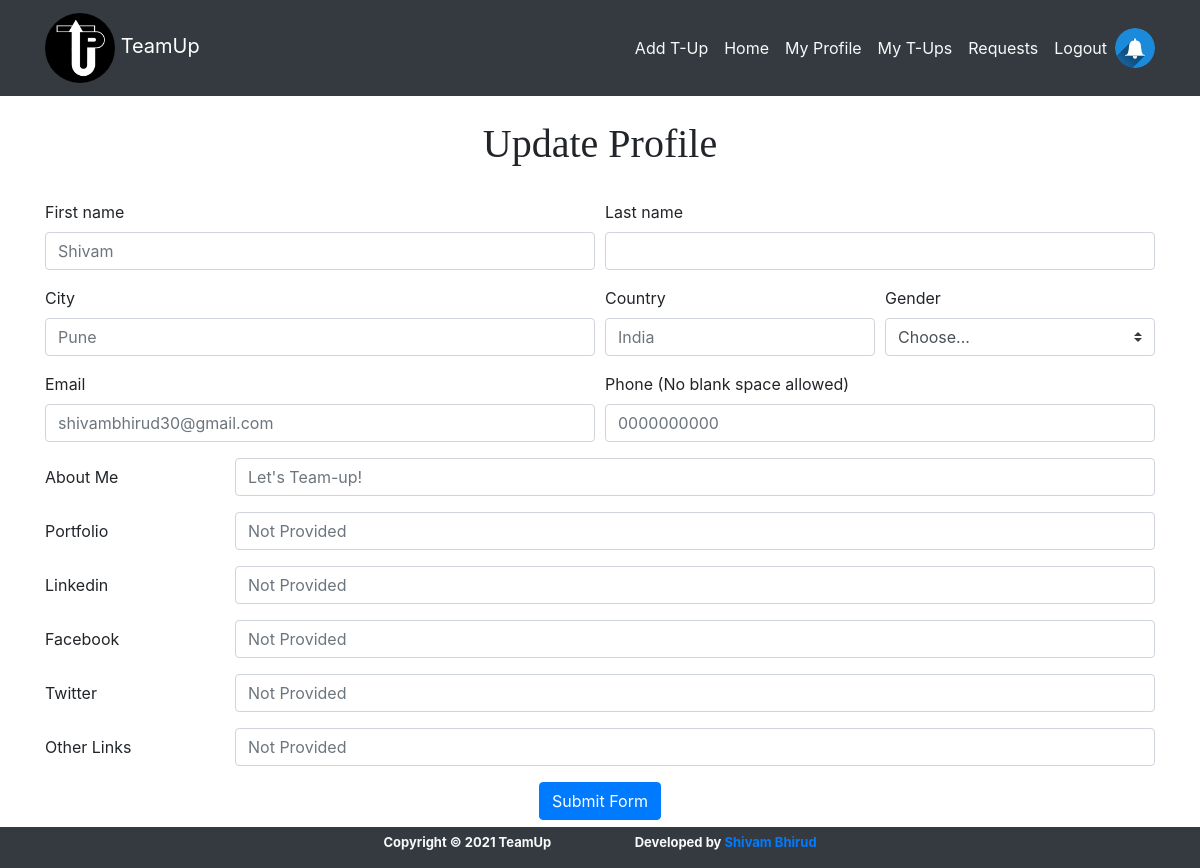
Page /accounts/update_profile (signed in) on the committed database.
### accounts/models.py (models this page shows, shortened)
class Extendeduser(models.Model):
	user = models.OneToOneField(User, primary_key=True, on_delete=models.CASCADE)
	first_name = models.CharField(max_length=255)
	last_name = models.CharField(max_length=255, default='')
	gender = models.CharField(max_length=255, blank=True, default='rather_not_say') #TODO CHECK THE ENUMS TO AVOID DUMMY ENTRY
	email = models.EmailField(verbose_name='email', max_length=60, default='')
	about_me = models.TextField(max_length=1000, default="Let's Team-up!")
	portfolio = models.URLField(default='Not Provided')
	linkedin = models.URLField(default='Not Provided')
	facebook = models.URLField(default='Not Provided')
	twitter = models.URLField(default='Not Provided')
	other_url = models.URLField(default='Not Provided')
	city = models.CharField(max_length=255, default='')
	country = models.CharField(max_length=255, default='') # TODO CREATE A DATA STRUCTURE TO SHOW THE IST OF COUNTRIES
	phone = models.CharField(max_length=17, default='0000000000')
	date_joined = models.DateTimeField(verbose_name='date_joined', auto_now=True)
	last_login = models.DateTimeField(verbose_name='last_login', auto_now=True)
	is_admin = models.BooleanField(default=False)
	is_superuser = models.BooleanField(default=False)

### accounts/views.py (the view)
# urls.py: path('update_profile', views.update_profile, name='update_profile'),
@login_required(login_url="/accounts/login")
def update_profile(request):
	data = Extendeduser.objects.filter(user = request.user)
	return render(request, 'user_profile/update.html', {'data':data})

### accounts/templates/user_profile/update.html (shortened to what this page needs)
{% extends 'base.html' %}
{% block content %}
<form action="{% url 'edit_profile' %}" method="POST">
  {% for d in data %}
  <br>
  <h1 style="text-align: center; font-family: 'Times New Roman', Times, serif;">Update Profile</h1>
  <br>
  <div class="form-row">
    <div class="col-md-6 mb-3">
      <label for="validationDefault01">First name</label>
      <input type="text" name="first_name" class="form-control" id="validationDefault01" placeholder="{{ d.first_name }}">
    </div>
    <div class="col-md-6 mb-3">
      <label for="validationDefault02">Last name</label>
      <input type="text" name="last_name" class="form-control" id="validationDefault02" placeholder="{{ d.last_name }}">
    </div>
  </div>
  <div class="form-row">
    <div class="col-md-6 mb-3">
      <label for="validationDefault03">City</label>
      <input type="text" name="city" class="form-control" id="validationDefault03" placeholder="{{ d.city }}">
    </div>
    <div class="col-md-3 mb-3">
      <label for="validationDefault04">Country</label>
      <input type="text" name="country" class="form-control" id="validationDefault04" placeholder="{{ d.country }}">
    </div>
    <div class="col-md-3 mb-3">
      <label for="validationDefault05">Gender</label>
      <select class="custom-select" id="validationDefault04" name="gender" placeholder="{{ d.gender }}">
        <option selected value="{{ d.gender }}">Choose...</option>
      </select>
    </div>
  </div>
  <div class="form-row">
    <div class="col-md-6 mb-3">
      <label for="inputEmail3">Email</label>
      <input type="email" name="email" class="form-control" id="inputEmail3" placeholder="{{ d.email }}">
    </div>
    <div class="col-md-6 mb-3">
      <label for="validationDefault11">Phone (No blank space allowed)</label>
      <input type="tel" name="phone" class="form-control" id="validationDefault11" placeholder="{{ d.phone }}">
    </div>
  </div>
  <div class="form-group row">
    <label for="validationDefault05" class="col-sm-2 col-form-label">About Me</label>
    <div class="col-sm-10">
      <input type="textbox" name="about_me" class="form-control" id="validationDefault05" placeholder="{{ d.about_me }}">
    </div>
  </div>
  <div class="form-group row">
    <label for="validationDefault06" class="col-sm-2 col-form-label">Portfolio</label>
    <div class="col-sm-10">
      <input type="url" name="portfolio" class="form-control" id="validationDefault06" placeholder="{{ d.portfolio }}">
    </div>
  </div>
  <div class="form-group row">
    <label for="validationDefault07" class="col-sm-2 col-form-label">Linkedin</label>
    <div class="col-sm-10">
      <input type="url" name="linkedin" class="form-control" id="validationDefault07" placeholder="{{ d.linkedin }}">
    </div>
  </div>
  <div class="form-group row">
    <label for="validationDefault08" class="col-sm-2 col-form-label">Facebook</label>
    <div class="col-sm-10">
      <input type="url" name="facebook" class="form-control" id="validationDefault08" placeholder="{{ d.facebook }}">
    </div>
  </div>
  <div class="form-group row">
    <label for="validationDefault09" class="col-sm-2 col-form-label">Twitter</label>
    <div class="col-sm-10">
      <input type="url" name="twitter" class="form-control" id="validationDefault09" placeholder="{{ d.twitter }}">
    </div>
  </div>
  <div class="form-group row">
    <label for="validationDefault10" class="col-sm-2 col-form-label">Other Links</label>
    <div class="col-sm-10">
      <input type="url" name="other_url" class="form-control" id="validationDefault10" placeholder="{{ d.other_url }}">
    </div>
  </div>
  <div class="col-md-12 text-center">
  <button class="btn btn-primary" type="submit">Submit Form</button>
  </div>
  <br>
  <br>
  {% endfor %}
</form>
{% endblock %}

### rows in the picture
Extendeduser: first_name "Shivam", city "Pune", country "India", gender "Choose...", email "shivambhirud30@gmail.com", phone "0000000000", about_me "Let's Team-up!", portfolio "Not Provided", linkedin "Not Provided", facebook "Not Provided", twitter "Not Provided", other_url "Not Provided"
